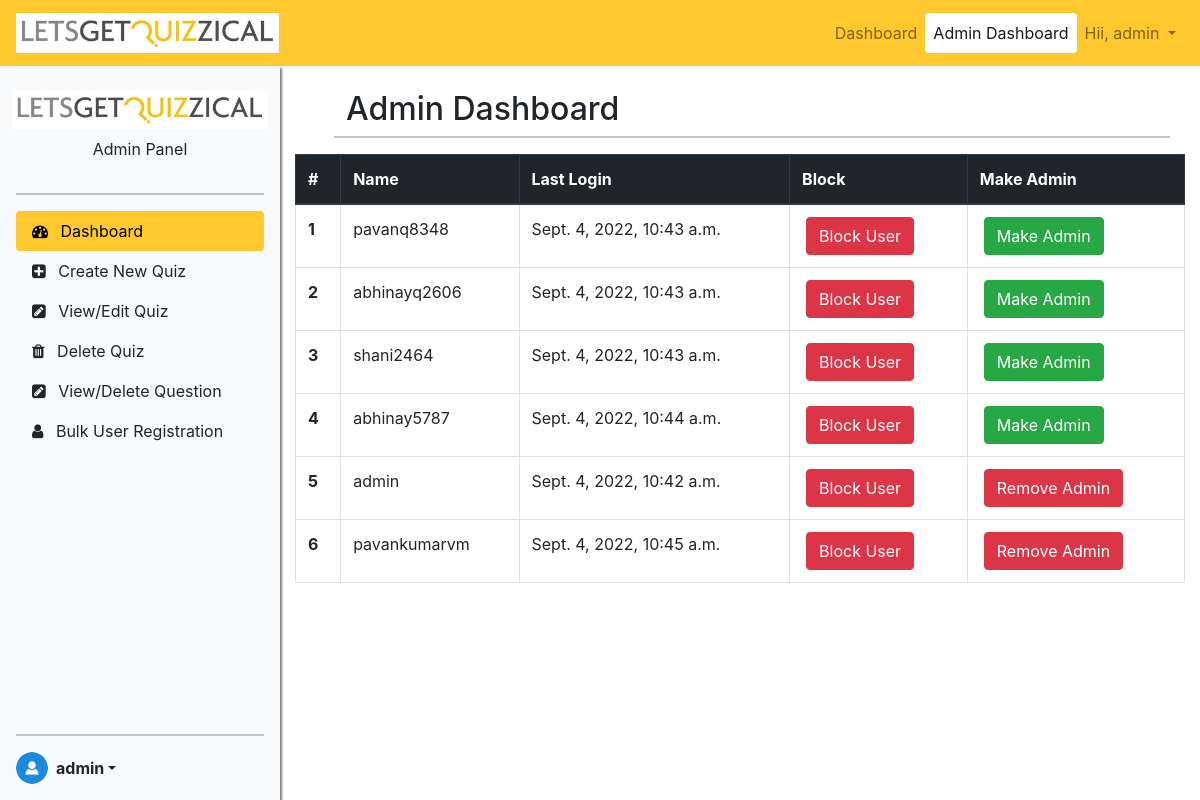
The page /bajajauto/adminpanel/dashboard/ (signed in) on the database its author committed.
### accounts/models.py (models this page shows, shortened)
class IcoUser(AbstractBaseUser, PermissionsMixin):
    user_id = models.UUIDField(primary_key=True, default = uuid.uuid4, editable=False)
    username = models.CharField(max_length=25, unique=True, null=False)
    avatar = models.ImageField(upload_to="profile/", null=True)
    first_name = models.CharField(max_length=30, blank=False, null=True)
    last_name = models.CharField(max_length=30, blank=False, null=True)
    email = models.EmailField(max_length=50, blank=False, null=False, unique=True)
    phone_no = models.CharField(max_length=10, blank=True, null=True)
    date_joined = models.DateTimeField(auto_now_add=True)
    last_login = models.DateTimeField(verbose_name="last login", auto_now=True)
    is_admin = models.BooleanField(default=False)
    is_staff = models.BooleanField(default=False)
    is_superuser = models.BooleanField(default=False)
    is_active = models.BooleanField(default=True)
    age = models.CharField(max_length=4,null=True)
    gender = models.CharField(max_length=1,null=True)
    total_score = models.BigIntegerField(default=0)
    objects = UserManager()
    USERNAME_FIELD = 'email'
    REQUIRED_FIELDS = ['username']
    class Meta:
        db_table = 'ico_user'

### adminpanel/views.py (the view)
# urls.py: path('adminpanel/dashboard/', adminpanel, name='adminpanel'),
@login_required(login_url='/bajajauto/accounts/login/')
@user_passes_test(lambda u: u.is_admin, login_url='/bajajauto/accounts/adminlogin/')
def adminpanel(request):
	users = IcoUser.objects.all().order_by('is_admin','last_login')
	for i in range(len(users)):
		users[i].srno = i+1
	data = {
		'user': request.user,
		'users': users,
	}
	return render(request, template_name='admindashboard.html', context=data)

### templates/admindashboard.html (shortened to what this page needs)
{% extends 'adminpanel.html' %} {% load static %}  {% block body %}
<div class="container">
  <div class="col">
    <div class="row mx-4 mt-4">
      <h2>Admin Dashboard</h2>
      <hr />
    </div>
    <div class="row">
      <table class="table table-bordered" cellspacing="0" width="100%">
        <thead class="thead-dark">
          <tr>
            <th scope="col">#</th>
            <th scope="col">Name</th>
            <th scope="col">Last Login</th>
            <th scope="col">Block</th>
            <th scope="col">Make Admin</th>
          </tr>
        </thead>
        <tbody>
          {% for user in users %}
          <tr id="{{user.user_id}}">
            <th scope="row">{{user.srno}}</th>
            <td>{{user.username}}</td>
            <td>{{user.last_login}}</td>
            <td>
              <form method="POST" action="/bajajauto/accounts/change_status/">
                {% if user.is_active %}<button
                  type="submit"
                  class="btn btn-danger mx-1"
                >
                  Block User</button
                >{% else %}
                <button type="submit" class="btn btn-success mx-1">
                  Unblock User
                </button>
                {% endif %}
              </form>
            </td>
            <td>
              <form method="POST" action="/bajajauto/accounts/make_admin/">
                {% if user.is_admin %}<button
                  type="submit"
                  class="btn btn-danger mx-1"
                >
                  Remove Admin</button
                >{% else %}
                <button type="submit" class="btn btn-success mx-1">
                  Make Admin
                </button>
                {% endif %}
              </form>
            </td>
          </tr>
          {% endfor %}
        </tbody>
      </table>
    </div>
  </div>
</div>
{% endblock body %}

### templates/adminpanel.html (shortened to what this page needs)
<!DOCTYPE html>
{% load static %}
<html>
  <head>
    <link
      href="https://cdn.jsdelivr.net/npm/bootstrap@5.1.3/dist/css/bootstrap.min.css"
      rel="stylesheet"
    />
    <link
      rel="stylesheet"
      href="https://maxcdn.bootstrapcdn.com/bootstrap/4.0.0/css/bootstrap.min.css"
    />
    <link
      rel="stylesheet"
      href="https://cdnjs.cloudflare.com/ajax/libs/font-awesome/4.7.0/css/font-awesome.min.css"
    />
    <link
      rel="stylesheet"
      type="text/css"
      href="{% static 'css/adminpanel.css' %}"
    />
  </head>
  <body>
    <main class="d-flex main_body">
      <div id="nav-bar">
        <nav
          class="navbar navbar-expand-lg navbar-light py-2 fixed-top ico_navbar"
        >
          <a
            class="navbar-brand d-flex flex-row justify-content-start"
            href="/bajajauto/"
            ><img
              src="{% static 'images\lets_quiz.jpeg' %}"
              class="logoimg"
              alt="logo"
            />
          </a>
          <div class="collapse navbar-collapse" id="navbarNav">
            <ul class="navbar-nav ml-auto nav-pills">
              {% if user.is_active %}
              <li class="nav-item">
                <a class="nav-link" href="/bajajauto/user/dashboard/"
                  >Dashboard</a
                >
              </li>
              {% if user.is_admin %}
              <li class="nav-item">
                <a class="nav-link" href="/bajajauto/adminpanel/dashboard/"
                  >Admin Dashboard</a
                >
              </li>
              {% endif %}
              <li class="nav-item dropdown">
                <a
                  class="nav-link dropdown-toggle"
                  href="#"
                  id="navbarDropdown"
                  role="button"
                  data-toggle="dropdown"
                  aria-haspopup="true"
                  aria-expanded="false"
                >
                  Hii, {{user.username }}
                </a>
              </li>
              {% endif %}
            </ul>
          </div>
        </nav>
      </div>
      <div class="ico_sidebar_container" id="ico_nav_sidebar">
        <div class="d-flex flex-column flex-shrink-0 p-3 bg-light ico_sidebar">
          <a
            href="/bajajauto/"
            class="d-flex flex-column align-items-center mb-3 link-dark text-decoration-none"
          >
            <img
              src="{% static 'images/lets_quiz.jpeg' %}"
              class="ico_logo"
              height="55"
            />
            <span>Admin Panel</span>
          </a>
          <hr />
          <ul class="nav nav-pills flex-column mb-auto">
            <li class="nav-item">
              <a
                href="/bajajauto/adminpanel/dashboard/"
                class="nav-link link-dark"
                id="dashboard"
                aria-current="page"
              >
                <span class="bi me-2" width="16" height="16">
                  <i class="fa fa-tachometer" aria-hidden="true"></i>
                </span>
                Dashboard
              </a>
            </li>
            <li class="nav-item">
              <a
                href="/bajajauto/adminpanel/create_quiz/"
                class="nav-link link-dark"
                id="create_quiz"
                aria-current="page"
              >
                <span class="bi me-2" width="16" height="16">
                  <i class="fa fa-plus-square" aria-hidden="true"></i>
                </span>
                Create New Quiz
              </a>
            </li>
            <li class="nav-item">
              <a
                href="/bajajauto/adminpanel/edit_quiz/"
                class="nav-link link-dark"
                id="edit_quiz"
                aria-current="page"
              >
                <span class="bi me-2" width="16" height="16">
                  <i class="fa fa-pencil-square" aria-hidden="true"></i>
                </span>
                View/Edit Quiz
              </a>
            </li>
            <li class="nav-item">
              <a
                href="/bajajauto/adminpanel/delete_quiz/"
                class="nav-link link-dark"
                id="delete_quiz"
                aria-current="page"
              >
                <span class="bi me-2" width="16" height="16">
                  <i class="fa fa-trash" aria-hidden="true"></i>
                </span>
                Delete Quiz
              </a>
            </li>
            <li class="nav-item">
              <a
                href="/bajajauto/adminpanel/view_question/0/"
                class="nav-link link-dark"
                id="edit_question"
                aria-current="page"
              >
                <span class="bi me-2" width="16" height="16">
                  <i class="fa fa-pencil-square" aria-hidden="true"></i>
                </span>
                View/Delete Question
              </a>
            </li>
            <li class="nav-item">
              <a
                href="/bajajauto/adminpanel/add_bulk_users/"
                class="nav-link link-dark"
                id="new_user"
                aria-current="page"
              >
                <span class="bi me-2" width="16" height="16">
                  <i class="fa fa-user" aria-hidden="true"></i>
                </span>
                Bulk User Registration
              </a>
            </li>
          </ul>
          <hr />
          <div class="dropdown">
            <a
              href="#"
              class="d-flex align-items-center link-dark text-decoration-none dropdown-toggle"
              id="dropdownUser1"
              data-bs-toggle="dropdown"
              aria-expanded="false"
            >
              {% if user.avatar %}
              <img
                src="/media/{{user.avatar}}"
                alt="admin"
                width="32"
                height="32"
                class="rounded-circle me-2"
              />
              {% else %}
              <img
                src="{% static 'images/avatar.png' %}"
                alt="admin"
                width="32"
                height="32"
                class="rounded-circle me-2"
              />
              {% endif  %}
              <strong>{{ user.username }}</strong>
            </a>
          </div>
        </div>
      </div>
      <div class="main_content">{% block body %} {% endblock %}</div>
    </main>
  </body>
</html>

### static/css/adminpanel.css (style rules this page uses)
.ico_navbar { background-color: #ffc82f; }
.main_body { display: grid; grid-template-columns: 280px auto; }
.ico_sidebar { width: 280px; height: calc(100vh - 66px); position: fixed; top: 66px; box-shadow: 2px 2px 2px gray; z-index: 1; }
.main_content { display: flex; flex-direction: column; width: -webkit-fill-available; margin-top: 66px; margin-left: 280px; }
.navbar-brand > img { width: auto; height: 40px; }
.ico_logo { padding: 8px; }
.navbar-nav > .nav-item > .nav-link.active { background-color: #fff !important; }
.nav-pills .nav-link.active { background-color: #ffc82f !important; color: black; }

### templates/adminpanel.html (style rules this page uses)
main { display: flex; flex-wrap: nowrap; height: 100vh; max-height: 100vh; overflow-x: auto; overflow-y: hidden; }
.container { overflow-y: auto; }

### rows shown on the page
IcoUser: username "admin", srno "5", last_login "Sept. 4, 2022, 10:42 a.m.", is_active "Block User", is_admin "Remove Admin"
IcoUser: srno "1", username "pavanq8348", last_login "Sept. 4, 2022, 10:43 a.m.", is_active "Block User", is_admin "Make Admin"
IcoUser: srno "2", username "abhinayq2606", last_login "Sept. 4, 2022, 10:43 a.m.", is_active "Block User", is_admin "Make Admin"
IcoUser: srno "3", username "shani2464", last_login "Sept. 4, 2022, 10:43 a.m.", is_active "Block User", is_admin "Make Admin"
IcoUser: srno "4", username "abhinay5787", last_login "Sept. 4, 2022, 10:44 a.m.", is_active "Block User", is_admin "Make Admin"
IcoUser: srno "6", username "pavankumarvm", last_login "Sept. 4, 2022, 10:45 a.m.", is_active "Block User", is_admin "Remove Admin"
